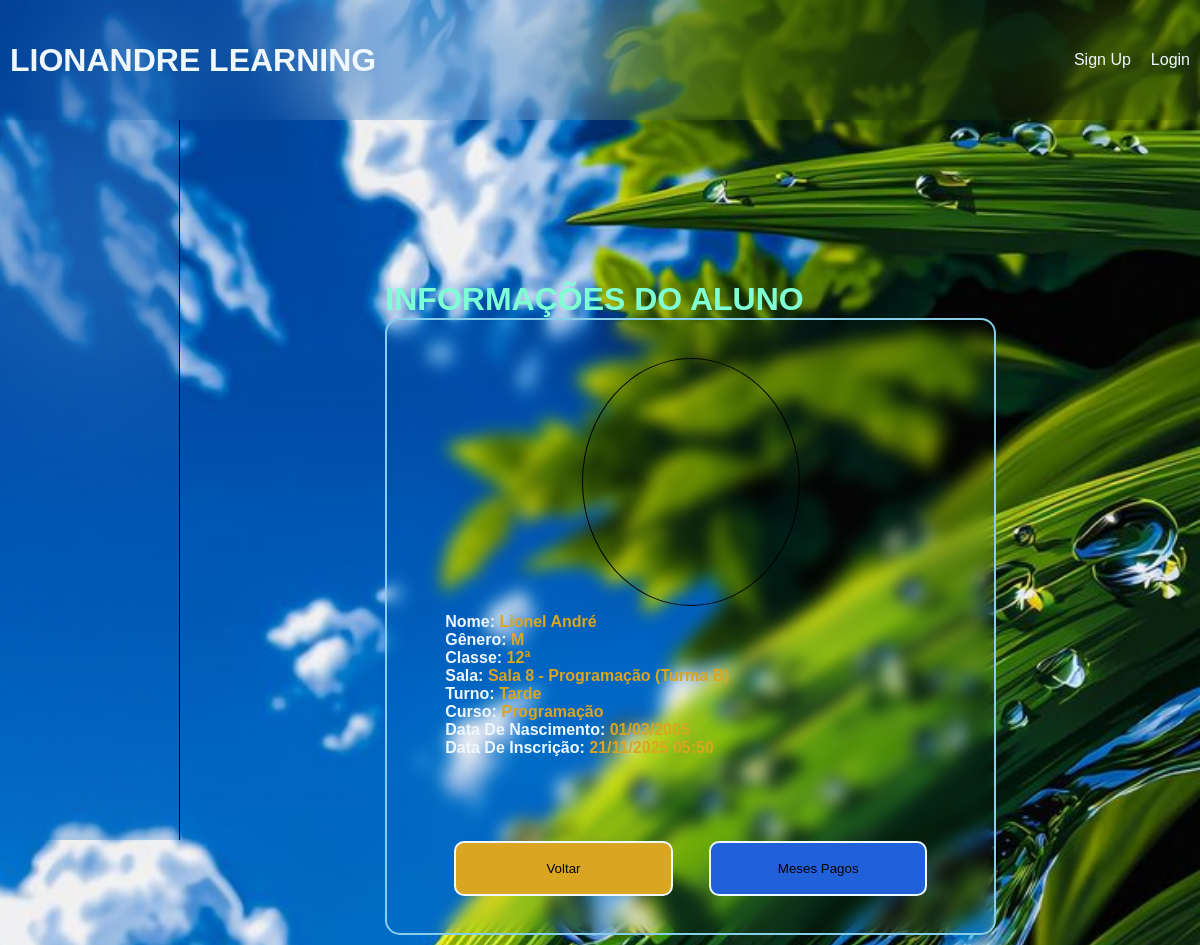
Page /mostrar/1 on the committed database.
### alunos/models.py (models this page shows, shortened)
class Alunos(models.Model):
    Sexos = [
        ('M', 'Masculino'),
        ('F', 'Feminino'),
    ]
    Classes = [
        (10, '10ª Classe'),
        (11, '11ª Classe'),
        (12, '12ª Classe'),
        (13, '13ª Classe')
    ]
    Turnos = [
        ('Manhã', 'Turno da manhã'),
        ('Tarde', 'Turno da tarde'),
    ]
    Turmas = [
        ('A', 'Turma A'),
        ('B', 'Turma B'),
        ('C', 'Turma C'),
        ('D', 'Turma D'),
    ]
    nome = models.CharField(max_length = 255)
    data_nascimento = models.DateField()
    genero = models.CharField(max_length=5, choices=Sexos)
    tell = models.IntegerField()
    classe = models.IntegerField(choices=Classes)
    sala = models.ForeignKey('Salas', on_delete=models.SET_NULL, null=True, default=None)
    turno = models.CharField(max_length=10, choices=Turnos)
    curso = models.ForeignKey('Cursos', on_delete=models.SET_NULL, null=True, default=None)
    turma = models.CharField(max_length=5, choices=Turmas)
    matricula = models.DateTimeField(auto_now_add = True)
    update = models.DateTimeField(auto_now = True)

class Salas(models.Model):
    numero_sala = models.IntegerField()
    descricao = models.CharField(max_length=100)
    def __str__(self):
        return self.descricao

class Cursos(models.Model):
    nome = models.CharField(max_length=80)
    tipo = models.CharField(max_length=40)
    def __str__(self):
        return self.nome

### alunos/views.py (the view)
# urls.py: path('mostrar/<int:id>', views.mostrar, name='mostrar'),
def mostrar(request, id):
    aluno = Alunos.objects.get(id = id)
    return render(request, 'aluno/mostrar.html', {'aluno' : aluno})

### alunos/templates/aluno/mostrar.html
{% extends 'aluno/layout/base.html' %}
{% block content %}
{% load static %}
    <div class="page">
        <h1 style="color: aquamarine;">INFORMAÇÕES DO ALUNO</h1>
    </div>
    <div class="detalhes">
        <div class="foto">
            <img src="{% static 'css/img/Passe.png' %}" alt="erro" class="passe">
        </div>
        <div class="informa">
            <h4>Nome: <span>{{ aluno.nome }}</span></h4>
            <h4>Gênero: <span>{{ aluno.genero }}</span></h4>
            <h4>Classe: <span>{{ aluno.classe }}ª</span></h4>
            <h4>Sala: <span>{{ aluno.sala }}</span></h4>
            <h4>Turno: <span>{{ aluno.turno }}</span></h4>
            <h4>Curso: <span>{{ aluno.curso }}</span></h4>
            <h4>Data De Nascimento: <span>{{ aluno.data_nascimento | date:'d/m/Y'}}</span></h4>
            <h4>Data De Inscrição: <span>{{ aluno.matricula | date:'d/m/Y h:i'}}</span></h4>
        </div>
        <div style="display: flex; justify-content: space-evenly; height: 10%; width: 100%;">
            <button style="background: gainsboro; width: 40%; height: 100%;
         border: 2px solid aliceblue; border-radius: 10px; background: goldenrod;">
            <a href="{% url 'lista' %}" style="color: black;">Voltar</a>
        </button>
        <button style="background: gainsboro; width: 40%; height: 100%;
         border: 2px solid aliceblue; border-radius: 10px; background: rgb(32, 97, 218);">
            <a href="{% url 'pagas' aluno.id %}" style="color: black;">Meses Pagos</a>
        </button>
        </div>
    </div>
{% endblock %}

### alunos/static/css/style.css (style rules this page uses)
* { margin: 0; padding: 0; box-sizing: border-box; text-decoration: none; list-style: none; font-family: 'Franklin Gothic Medium', 'Arial Narrow', Arial, sans-serif; }
body { background-image: url('img/background.jpg'); background-size: cover; background-repeat: no-repeat; }
.page { width: 60%; text-align: start; }
.detalhes { width: 60%; height: 80vh; backdrop-filter: blur(8px); display: flex; flex-direction: column; align-items: center; justify-content: space-evenly; padding: 3%; border: 2px solid skyblue ; border-radius: 15px; margin-bottom: 10px; }
.foto { width: 40%; height: 45%; border: 1px solid black; border-radius: 50%; overflow: hidden; }
.passe { width: 100%; height: 100%; }
.informa { width: 90%; height: 40%; color: aliceblue; }
.informa h4 span { color: goldenrod; }

### rows in the picture
Alunos: nome "Lionel André", genero "M", classe "12", sala "Sala 8 - Programação (Turma B)", turno "Tarde", curso "Programação", data_nascimento "01/03/2005", matricula "21/11/2025 05:50"
